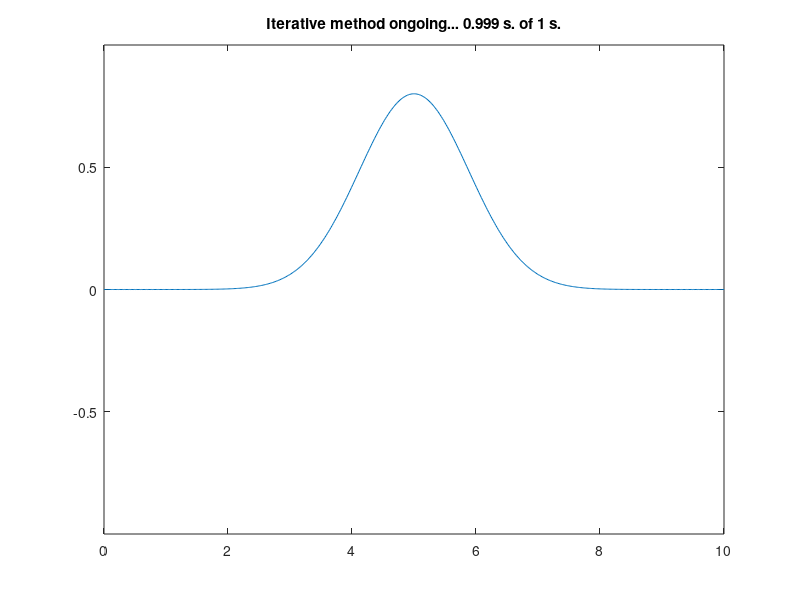

MATLAB code to generate this figure:
clear all; close all;
L = 10.0;
c = 10.0;
gp = 512;
time = 1; %In sec
timeStop = 0.5;
func = 1;

grid = linspace(0,L,gp)'; %Values used for initialization
xAxis = linspace(0,L,gp)';
dx = L/gp;
dt = dx/c %Just first try
dt = dt/1.4;

Fn = @(x) exp(-(x-L/2).^2);
Fs = @(x) sin((pi/5)*x);
Fp = @(x) 10/3<x && x<20/3;


%Update scheme - Explicit (assuming that endpoints are fixed at zero
%													 Only want to update (2:end-1) )
%First iteration is a special case
u1 = @(u) c^2/2 * (dt/dx)^2 *([u(2:end);0] - 2*u + [0;u(1:end-1)]) + u;
%Update from second iteration and onwards
u = @(u, uo) c^2 * (dt/dx)^2 * ([u(2:end);0] - 2*u + [0;u(1:end-1)]) + 2*u - uo; 

%Initial Values
grid(1) = 0;
grid(end) = 0;
grid(2:end-1) = Fn(grid(2:end-1));

%Control Plot
ph = plot(xAxis,grid)
title('Initial Conditions')
axis([min(xAxis) max(xAxis) -max(grid) max(grid)])
pause
axis([min(xAxis) max(xAxis) -max(grid) max(grid)])

%First loop - Special conditions
grid(2:end-1) = u1(grid(2:end-1));
oldGrid = grid;

%Control Plot
set(ph,'YData',grid)
title('First Iteration')
pause


stop = true;
for i = 0:time/dt
	grid(2:end-1) = u(grid(2:end-1),oldGrid(2:end-1));
	oldGrid = grid;
	%pause
	set(ph,'YData', grid)
	title(sprintf('Iterative method ongoing... %.3f s. of %d s.',i*dt,time))
	drawnow;
	if i*dt >timeStop && stop==true
		stop = false;
		pause
	end
end


